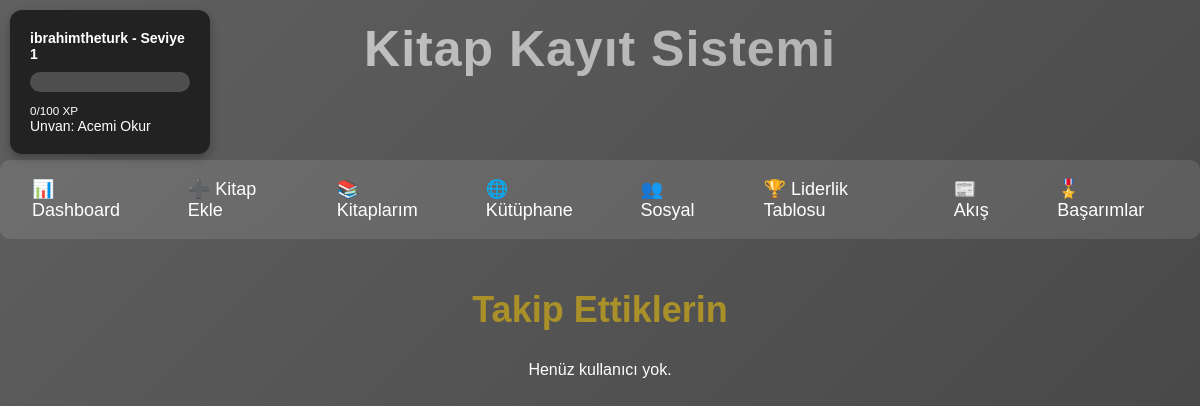
Page /followers/following (signed in) on the earlier database version.
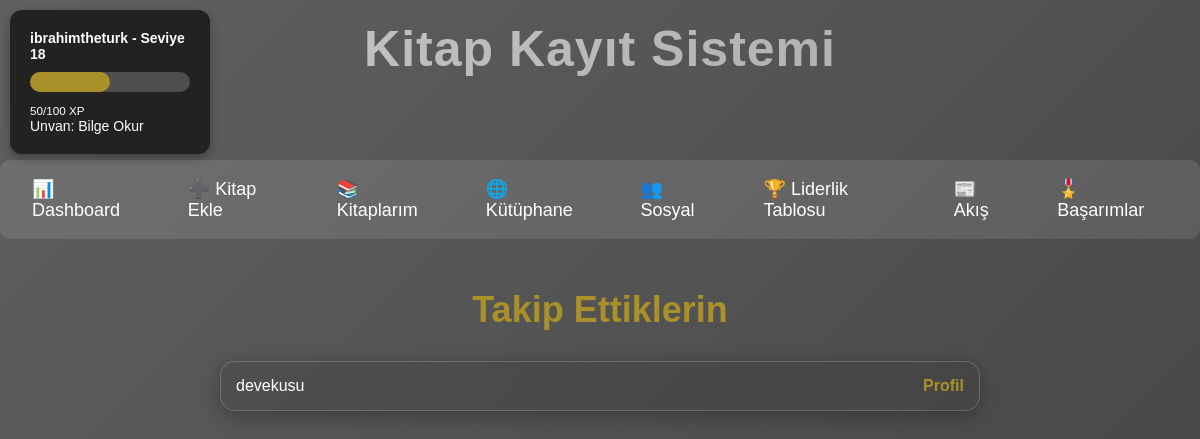
Same page on the later database version.
### tables this page shows
CREATE TABLE users (
            id INTEGER PRIMARY KEY AUTOINCREMENT,
            username TEXT UNIQUE NOT NULL,
            password TEXT NOT NULL,
            email TEXT,
            xp INTEGER DEFAULT 0,
            level INTEGER DEFAULT 1,
            created_at TEXT DEFAULT CURRENT_TIMESTAMP
        );

### app.py (the view)
@app.route("/followers/<string:type>")
def followers_list(type):
    if "user_id" not in session:
        flash("⚠️ Lütfen giriş yapın!", "error")
        return redirect(url_for("index"))
    user_id = session["user_id"]
    user_box = get_user_box_data(user_id)  # 👈 Kullanıcı verisi alınıyor
    conn = get_connection()
    cursor = conn.cursor()
    users_list = []
    if type == "followers":
        cursor.execute("""
            SELECT u.id, u.username FROM follows f
            JOIN users u ON f.follower_id = u.id
            WHERE f.following_id=?
        """, (user_id,))
        users_list = cursor.fetchall()
        page_title = "Takipçilerin"
    elif type == "following":
        cursor.execute("""
            SELECT u.id, u.username FROM follows f
            JOIN users u ON f.following_id = u.id
            WHERE f.follower_id=?
        """, (user_id,))
        users_list = cursor.fetchall()
        page_title = "Takip Ettiklerin"
    else:
        flash("Geçersiz parametre!", "error")
        return redirect(url_for("dashboard"))
    conn.close()
    return render_template(
        "followers.html",
        users=users_list,
        page_title=page_title,
        user_box=user_box  # 👈 user_box gönderildi
    )

### app.py (called while the page is built)
def get_user_box_data(user_id):
    conn = get_connection()
    cursor = conn.cursor()
    cursor.execute("SELECT username, xp, level FROM users WHERE id=?", (user_id,))
    row = cursor.fetchone()
    conn.close()
    if not row:
        return {"username": "Bilinmiyor", "xp": 0, "level": 1, "progress": 0, "user_id": user_id}
    username, xp, level = row
    progress = (xp % 100) / 100 * 100
    return {"username": username, "xp": xp, "level": level, "progress": progress, "user_id": user_id}

### database.py (called while the page is built)
def get_connection():
    return sqlite3.connect(DB_NAME)

### templates/followers.html (shortened to what this page needs)
<!DOCTYPE html>
<html lang="tr">
<head>
<link rel="stylesheet" href="{{ url_for('static', filename='style.css') }}">
</head>
<body>
<div class="user-box">
    <div class="level-box">
        <p><strong>{{ user_box.username }} - Seviye {{ user_box.level }}</strong></p>
        <div class="progress-bar">
            <div class="progress" id="progressBar"></div>
        </div>
        <small>{{ user_box.xp % 100 }}/100 XP</small>
        {% set titles = ['Acemi Okur', 'Kitap Kurdu', 'Usta Okur', 'Bilge Okur', 'Efsane Okur'] %}
        {% set title_index = ((user_box.level - 1) // 5) %}
        <p>Unvan: {{ titles[title_index if title_index < titles|length else -1] }}</p>
    </div>
</div>
<h1 class="page-title">Kitap Kayıt Sistemi</h1>
<div class="tabs">
    <a href="/dashboard" class="tab-link">📊 Dashboard</a>
    <a href="/add_book" class="tab-link">➕ Kitap Ekle</a>
    <a href="/my_books" class="tab-link">📚 Kitaplarım</a>
    <a href="/library" class="tab-link">🌐 Kütüphane</a>
    <a href="/social" class="tab-link">👥 Sosyal</a>
    <a href="/leaderboard" class="tab-link">🏆 Liderlik Tablosu</a>
    <a href="/feed" class="tab-link">📰 Akış</a>
    <a href="/achievements" class="tab-link">🎖️ Başarımlar</a>
</div>
<div class="followers-wrapper">
    <h2>{{ page_title }}</h2>
    {% if users %}
        {% for u in users %}
            <div class="user-card">
                <span>{{ u[1] }}</span>
                <a href="{{ url_for('user_profile', user_id=u[0]) }}">Profil</a>
            </div>
        {% endfor %}
    {% else %}
        <p style="text-align:center;">Henüz kullanıcı yok.</p>
    {% endif %}
</div>
</body>
</html>

Differences in the rows shown:
changed users "ibrahimtheturk": level "1" → "18"; user_box.xp%100 "0" → "50"
added users: username "devekusu"
Other differences:
{{ titles[title_index if title_index < titles|length else -1] }}: "Acemi Okur" → "Bilge Okur"
text no longer shown: "Henüz kullanıcı yok."
